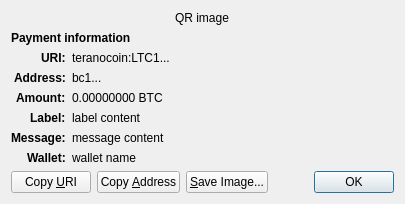
<?xml version="1.0" encoding="UTF-8"?>
<ui version="4.0">
 <class>ReceiveRequestDialog</class>
 <widget class="QDialog" name="ReceiveRequestDialog">
  <property name="geometry">
   <rect>
    <x>0</x>
    <y>0</y>
    <width>413</width>
    <height>229</height>
   </rect>
  </property>
  <property name="windowTitle">
   <string>Request payment to ...</string>
  </property>
  <layout class="QGridLayout" name="gridLayout" columnstretch="0,1">
   <property name="sizeConstraint">
    <enum>QLayout::SetFixedSize</enum>
   </property>
   <item row="0" column="0" colspan="2" alignment="Qt::AlignHCenter">
    <widget class="QRImageWidget" name="qr_code">
     <property name="text">
      <string notr="true">QR image</string>
     </property>
     <property name="textInteractionFlags">
      <set>Qt::NoTextInteraction</set>
     </property>
    </widget>
   </item>
   <item row="1" column="0" colspan="2">
    <widget class="QLabel" name="payment_header">
     <property name="font">
      <font>
       <weight>75</weight>
       <bold>true</bold>
      </font>
     </property>
     <property name="text">
      <string>Payment information</string>
     </property>
     <property name="textInteractionFlags">
      <set>Qt::NoTextInteraction</set>
     </property>
    </widget>
   </item>
   <item row="2" column="0" alignment="Qt::AlignRight|Qt::AlignTop">
    <widget class="QLabel" name="uri_tag">
     <property name="font">
      <font>
       <weight>75</weight>
       <bold>true</bold>
      </font>
     </property>
     <property name="text">
      <string notr="true">URI:</string>
     </property>
     <property name="textFormat">
      <enum>Qt::PlainText</enum>
     </property>
     <property name="textInteractionFlags">
      <set>Qt::NoTextInteraction</set>
     </property>
    </widget>
   </item>
   <item row="2" column="1" alignment="Qt::AlignTop">
    <widget class="QLabel" name="uri_content">
     <property name="text">
      <string notr="true">teranocoin:LTC1...</string>
     </property>
     <property name="textFormat">
      <enum>Qt::RichText</enum>
     </property>
     <property name="wordWrap">
      <bool>true</bool>
     </property>
     <property name="textInteractionFlags">
      <set>Qt::TextSelectableByMouse</set>
     </property>
    </widget>
   </item>
   <item row="3" column="0" alignment="Qt::AlignRight|Qt::AlignTop">
    <widget class="QLabel" name="address_tag">
     <property name="font">
      <font>
       <weight>75</weight>
       <bold>true</bold>
      </font>
     </property>
     <property name="text">
      <string>Address:</string>
     </property>
     <property name="textInteractionFlags">
      <set>Qt::NoTextInteraction</set>
     </property>
    </widget>
   </item>
   <item row="3" column="1" alignment="Qt::AlignTop">
    <widget class="QLabel" name="address_content">
     <property name="text">
      <string notr="true">bc1...</string>
     </property>
     <property name="textFormat">
      <enum>Qt::PlainText</enum>
     </property>
     <property name="textInteractionFlags">
      <set>Qt::TextSelectableByMouse</set>
     </property>
    </widget>
   </item>
   <item row="4" column="0" alignment="Qt::AlignRight|Qt::AlignTop">
    <widget class="QLabel" name="amount_tag">
     <property name="font">
      <font>
       <weight>75</weight>
       <bold>true</bold>
      </font>
     </property>
     <property name="text">
      <string>Amount:</string>
     </property>
     <property name="textInteractionFlags">
      <set>Qt::NoTextInteraction</set>
     </property>
    </widget>
   </item>
   <item row="4" column="1" alignment="Qt::AlignTop">
    <widget class="QLabel" name="amount_content">
     <property name="text">
      <string notr="true">0.00000000 BTC</string>
     </property>
     <property name="textFormat">
      <enum>Qt::PlainText</enum>
     </property>
     <property name="textInteractionFlags">
      <set>Qt::TextSelectableByMouse</set>
     </property>
    </widget>
   </item>
   <item row="5" column="0" alignment="Qt::AlignRight|Qt::AlignTop">
    <widget class="QLabel" name="label_tag">
     <property name="font">
      <font>
       <weight>75</weight>
       <bold>true</bold>
      </font>
     </property>
     <property name="text">
      <string>Label:</string>
     </property>
     <property name="textInteractionFlags">
      <set>Qt::NoTextInteraction</set>
     </property>
    </widget>
   </item>
   <item row="5" column="1" alignment="Qt::AlignTop">
    <widget class="QLabel" name="label_content">
     <property name="text">
      <string notr="true">label content</string>
     </property>
     <property name="textFormat">
      <enum>Qt::PlainText</enum>
     </property>
     <property name="wordWrap">
      <bool>true</bool>
     </property>
     <property name="textInteractionFlags">
      <set>Qt::TextSelectableByMouse</set>
     </property>
    </widget>
   </item>
   <item row="6" column="0" alignment="Qt::AlignRight|Qt::AlignTop">
    <widget class="QLabel" name="message_tag">
     <property name="font">
      <font>
       <weight>75</weight>
       <bold>true</bold>
      </font>
     </property>
     <property name="text">
      <string>Message:</string>
     </property>
     <property name="textInteractionFlags">
      <set>Qt::NoTextInteraction</set>
     </property>
    </widget>
   </item>
   <item row="6" column="1" alignment="Qt::AlignTop">
    <widget class="QLabel" name="message_content">
     <property name="text">
      <string notr="true">message content</string>
     </property>
     <property name="textFormat">
      <enum>Qt::PlainText</enum>
     </property>
     <property name="wordWrap">
      <bool>true</bool>
     </property>
     <property name="textInteractionFlags">
      <set>Qt::TextSelectableByMouse</set>
     </property>
    </widget>
   </item>
   <item row="7" column="0" alignment="Qt::AlignRight|Qt::AlignTop">
    <widget class="QLabel" name="wallet_tag">
     <property name="font">
      <font>
       <weight>75</weight>
       <bold>true</bold>
      </font>
     </property>
     <property name="text">
      <string>Wallet:</string>
     </property>
     <property name="textInteractionFlags">
      <set>Qt::NoTextInteraction</set>
     </property>
    </widget>
   </item>
   <item row="7" column="1" alignment="Qt::AlignTop">
    <widget class="QLabel" name="wallet_content">
     <property name="text">
      <string notr="true">wallet name</string>
     </property>
     <property name="textFormat">
      <enum>Qt::PlainText</enum>
     </property>
     <property name="wordWrap">
      <bool>true</bool>
     </property>
     <property name="textInteractionFlags">
      <set>Qt::TextSelectableByMouse</set>
     </property>
    </widget>
   </item>
   <item row="8" column="0" colspan="2">
    <layout class="QHBoxLayout" name="horizontalLayout">
     <item>
      <widget class="QPushButton" name="btnCopyURI">
       <property name="text">
        <string>Copy &amp;URI</string>
       </property>
       <property name="autoDefault">
        <bool>false</bool>
       </property>
      </widget>
     </item>
     <item>
      <widget class="QPushButton" name="btnCopyAddress">
       <property name="text">
        <string>Copy &amp;Address</string>
       </property>
       <property name="autoDefault">
        <bool>false</bool>
       </property>
      </widget>
     </item>
     <item>
      <widget class="QPushButton" name="btnSaveAs">
       <property name="text">
        <string>&amp;Save Image...</string>
       </property>
       <property name="autoDefault">
        <bool>false</bool>
       </property>
      </widget>
     </item>
     <item>
      <spacer name="horizontalSpacer_2">
       <property name="orientation">
        <enum>Qt::Horizontal</enum>
       </property>
       <property name="sizeHint" stdset="0">
        <size>
         <width>40</width>
         <height>20</height>
        </size>
       </property>
      </spacer>
     </item>
     <item>
      <widget class="QDialogButtonBox" name="buttonBox">
       <property name="focusPolicy">
        <enum>Qt::StrongFocus</enum>
       </property>
       <property name="standardButtons">
        <set>QDialogButtonBox::Ok</set>
       </property>
      </widget>
     </item>
    </layout>
   </item>
  </layout>
 </widget>
 <customwidgets>
  <customwidget>
   <class>QRImageWidget</class>
   <extends>QLabel</extends>
   <header>qt/qrimagewidget.h</header>
  </customwidget>
 </customwidgets>
 <tabstops>
  <tabstop>buttonBox</tabstop>
  <tabstop>btnCopyURI</tabstop>
  <tabstop>btnCopyAddress</tabstop>
  <tabstop>btnSaveAs</tabstop>
 </tabstops>
 <resources/>
 <connections>
  <connection>
   <sender>buttonBox</sender>
   <signal>accepted()</signal>
   <receiver>ReceiveRequestDialog</receiver>
   <slot>accept()</slot>
   <hints>
    <hint type="sourcelabel">
     <x>135</x>
     <y>230</y>
    </hint>
    <hint type="destinationlabel">
     <x>135</x>
     <y>126</y>
    </hint>
   </hints>
  </connection>
 </connections>
</ui>
